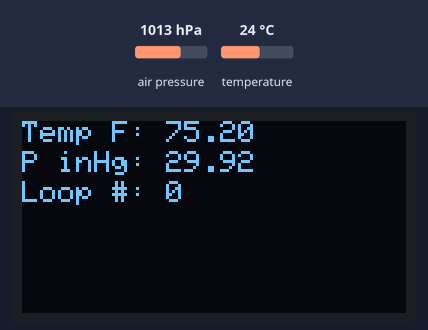
This sketch was run on a simulated Arduino Uno, built with avr-gcc and run on an emulated ATmega328P. Shown: 128×64 one-colour display. The test bench sets the inputs (shaded band); at power-on: air pressure 1013 hPa, temperature 24 °C.

Above: at 1.2 s.
1.3 s: air pressure set to 952 hPa
At 6.2 s:
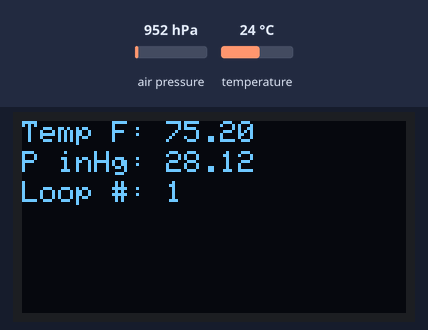
11.7 s: temperature set to 12 °C
At 16.0 s:
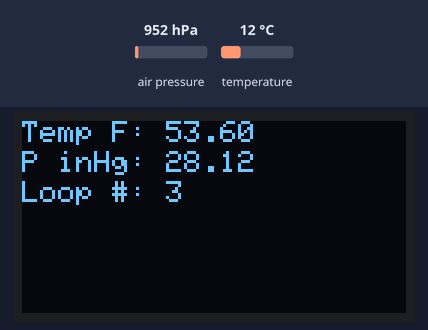
21.8 s: air pressure set to 975 hPa
At 25.8 s:
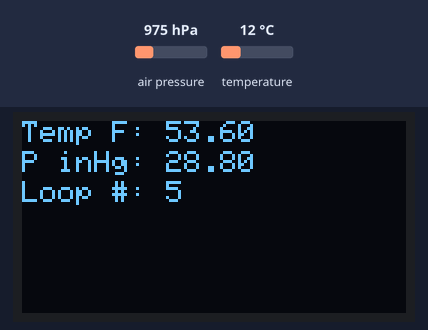
31.9 s: temperature set to 19 °C
At 36.7 s:
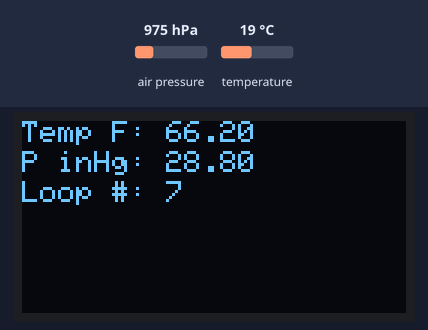
Timing chart, 0 to 38.2 s (numbered marks = the images above; inputs shaded):
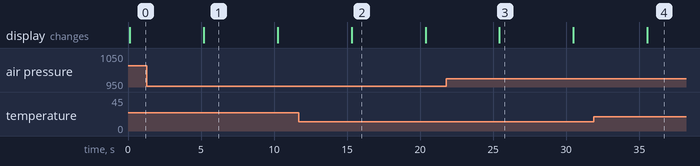

Measured:
- what the display in image 1 shows lasts 5.0 s, from 5.2 s to 10.2 s

The sketch:

OLED_BMP_test_pcb.ino
```cpp
// (licence header left out)
// Your sketch must #include this library, and the Wire library.
// (Wire is a standard library included with Arduino.):

#include <SPI.h>
#include <SFE_BMP180.h>
#include <Wire.h>
#include <Adafruit_GFX.h>
#include <Adafruit_SSD1306.h>

// If using software SPI (the default case):
#define OLED_MOSI   9  // Data
#define OLED_CLK   10
#define OLED_DC    11
#define OLED_CS    12
#define OLED_RESET 13
Adafruit_SSD1306 display(OLED_MOSI, OLED_CLK, OLED_DC, OLED_RESET, OLED_CS);

#if (SSD1306_LCDHEIGHT != 64)
#error("Height incorrect, please fix Adafruit_SSD1306.h!");
#endif

// The BMP180 uses I2C so is wired to A4 (SDA) and A5 (SCL)
// You will need to create an SFE_BMP180 object, here called "pressure":
SFE_BMP180 pressure;

#define ALTITUDE 1655.0 // Altitude of SparkFun's HQ in Boulder, CO. in meters

void setup()
{
  // by default, we'll generate the high voltage from the 3.3v line internally! (neat!)
  display.begin(SSD1306_SWITCHCAPVCC);
  // init done
  display.clearDisplay();   // clears the screen and buffer
  display.setTextSize(1);
  display.setTextColor(WHITE);

  // Initialize the sensor (it is important to get calibration values stored on the device).

  if (pressure.begin()) {
    display.setCursor(0,0);
    display.println(F("BMP180 init success"));
    display.display();
  }
  else
  {
    // Oops, something went wrong, this is usually a connection problem,
    // see the comments at the top of this sketch for the proper connections.

    display.setCursor(0,0);
    display.println(F("BMP180 init failed!"));
    display.display();
    while(1); // Pause forever.
  }
}

unsigned int counter = 0;

void loop()
{
  char status;
  double T,P;

  // Loop here getting pressure readings every 10 seconds.

  // If you want to measure altitude, and not pressure, you will instead need
  // to provide a known baseline pressure. This is shown at the end of the sketch.

  // You must first get a temperature measurement to perform a pressure reading.

  // OLED layout
  // Line 1: Temperature reading (or indication of error)
  // Line 2: Pressure reading (or indication of error)
  // Line 3: Loop counter, rolls over at 9999
  //
  // Start with a clear OLED display
  display.clearDisplay();

  // Start a temperature measurement:
  // If request is successful, the number of ms to wait is returned.
  // If request is unsuccessful, 0 is returned.
  status = pressure.startTemperature();
  if (status != 0)
  {
    // Wait for the measurement to complete:
    delay(status);

    // Retrieve the completed temperature measurement:
    // Note that the measurement is stored in the variable T.
    // Function returns 1 if successful, 0 if failure.

    status = pressure.getTemperature(T);
    if (status != 0)
    {
      // Display temperature on OLED on line 1
      display.setCursor(0,0);
      display.print(F("Temp F: "));
      display.println((9.0/5.0)*T+32.0,2);

      // Start a pressure measurement:
      // The parameter is the oversampling setting, from 0 to 3 (highest res, longest wait).
      // If request is successful, the number of ms to wait is returned.
      // If request is unsuccessful, 0 is returned.

      status = pressure.startPressure(3);
      if (status != 0)
      {
        // Wait for the measurement to complete:
        delay(status);

        // Retrieve the completed pressure measurement:
        // Note that the measurement is stored in the variable P.
        // Note also that the function requires the previous temperature measurement (T).
        // (If temperature is stable, you can do one temperature measurement for a number of pressure measurements.)
        // Function returns 1 if successful, 0 if failure.

        status = pressure.getPressure(P,T);
        if (status != 0)
        {
          // Display pressure on line 2 of the OLED
          display.setCursor(0,10);
          display.print(F("P inHg: "));
          display.println(P*0.0295333727,2);
        }
        else {
          display.setCursor(0,20);
          display.println(F("P inHG: ERROR!"));
        }
      }
      else {
        display.setCursor(0,20);
        display.println(F("P inHG: ERROR!"));
      }
    }
    else {
      display.setCursor(0,10);
      display.println(F("Temp F: ERROR!"));
    }
  }
  else {
      display.setCursor(0,10);
      display.println(F("Temp F: ERROR!"));
  }

  // Regardless, display our loop counter
  display.setCursor(0,20);
  display.print(F("Loop #: "));
  display.println(counter);
  display.display();

  if(counter >= 9999) counter = 0;
  else counter++;

  delay(5000);  // Pause for 5 seconds.
}
```
